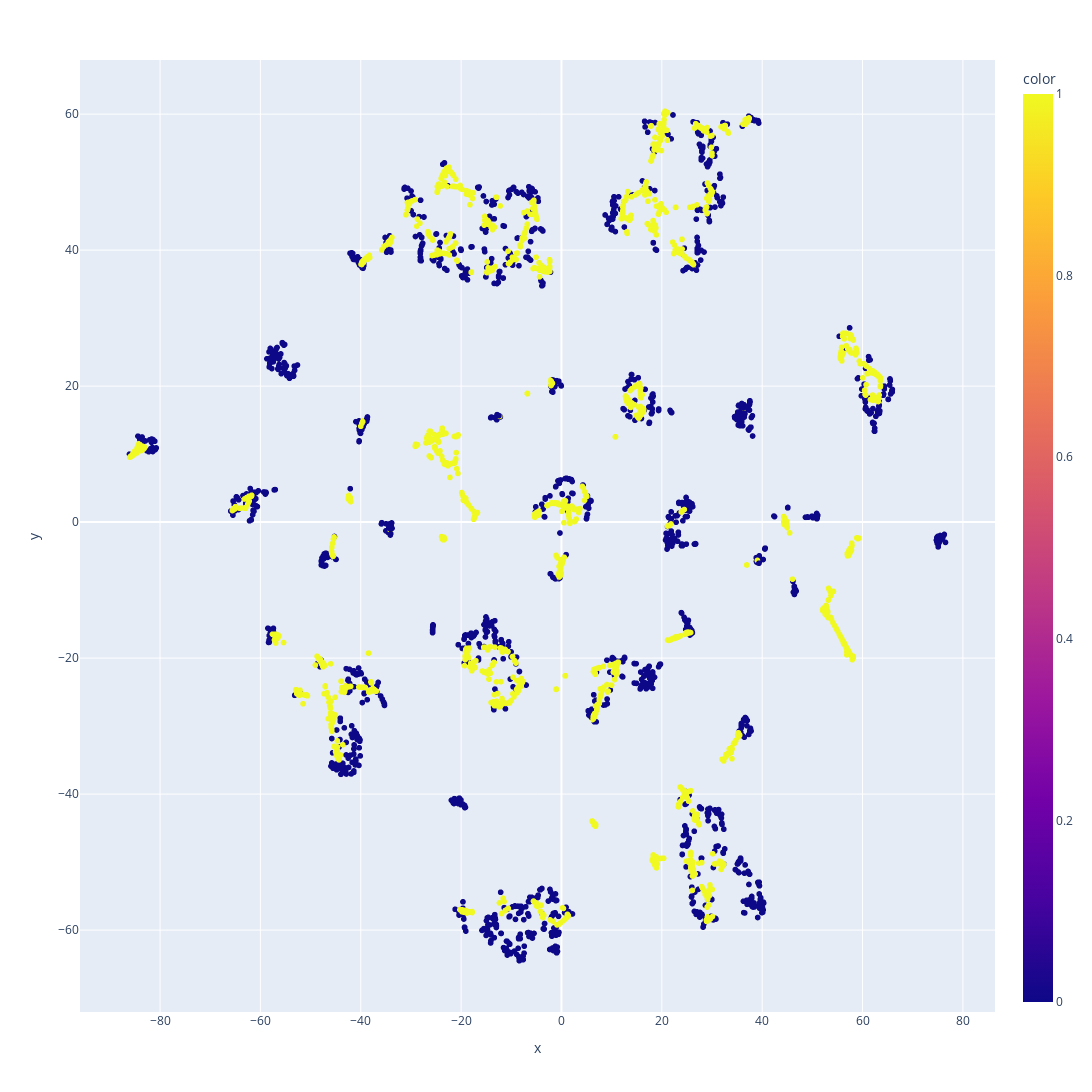

This figure's notebook cell:
### Code cell
#너무 격차가 크고 적으니 smote를 사용해보자
from imblearn.over_sampling import SMOTE,SVMSMOTE,BorderlineSMOTE
#from imblearn.under_sampling import RandomUnderSampler, NearMiss
smote = SMOTE(random_state=42)
#rus = NearMiss()
#x_rus, y_rus = rus.fit_resample(preprocess_df, train_label)
#print(y_rus.value_counts())
X_train_over,y_train_over = smote.fit_resample(preprocess_df,train_label)
tsne = TSNE(n_components=2,metric='cosine',random_state=42)
feat = tsne.fit_transform(np.array(X_train_over))
fig = px.scatter(x = feat[:,0],y = feat[:,1],color=y_train_over,width=1200, height=1200) #tsne 그려줌
fig.show()

### Figure 1 — Plotly figure (JSON) as saved in the notebook; plotly's stock layout.template omitted (floating-point values rounded to 4 significant figures; data arrays with more than 128 entries replaced by an {"elided": "..."} marker saying what was removed)
{"data": [{"hovertemplate": "x=%{x}<br>y=%{y}<br>color=%{marker.color}<extra></extra>", "legendgroup": "", "marker": {"color": {"elided": "4014 int values"}, "coloraxis": "coloraxis", "symbol": "circle"}, "mode": "markers", "name": "", "showlegend": false, "type": "scattergl", "x": {"elided": "4014 float values"}, "xaxis": "x", "y": {"elided": "4014 float values"}, "yaxis": "y"}], "layout": {"coloraxis": {"colorbar": {"title": {"text": "color"}}, "colorscale": [[0, "#0d0887"], [0.1111, "#46039f"], [0.2222, "#7201a8"], [0.3333, "#9c179e"], [0.4444, "#bd3786"], [0.5556, "#d8576b"], [0.6667, "#ed7953"], [0.7778, "#fb9f3a"], [0.8889, "#fdca26"], [1, "#f0f921"]]}, "height": 1200, "legend": {"tracegroupgap": 0}, "margin": {"t": 60}, "width": 1200, "xaxis": {"anchor": "y", "domain": [0, 1], "title": {"text": "x"}}, "yaxis": {"anchor": "x", "domain": [0, 1], "title": {"text": "y"}}}}
